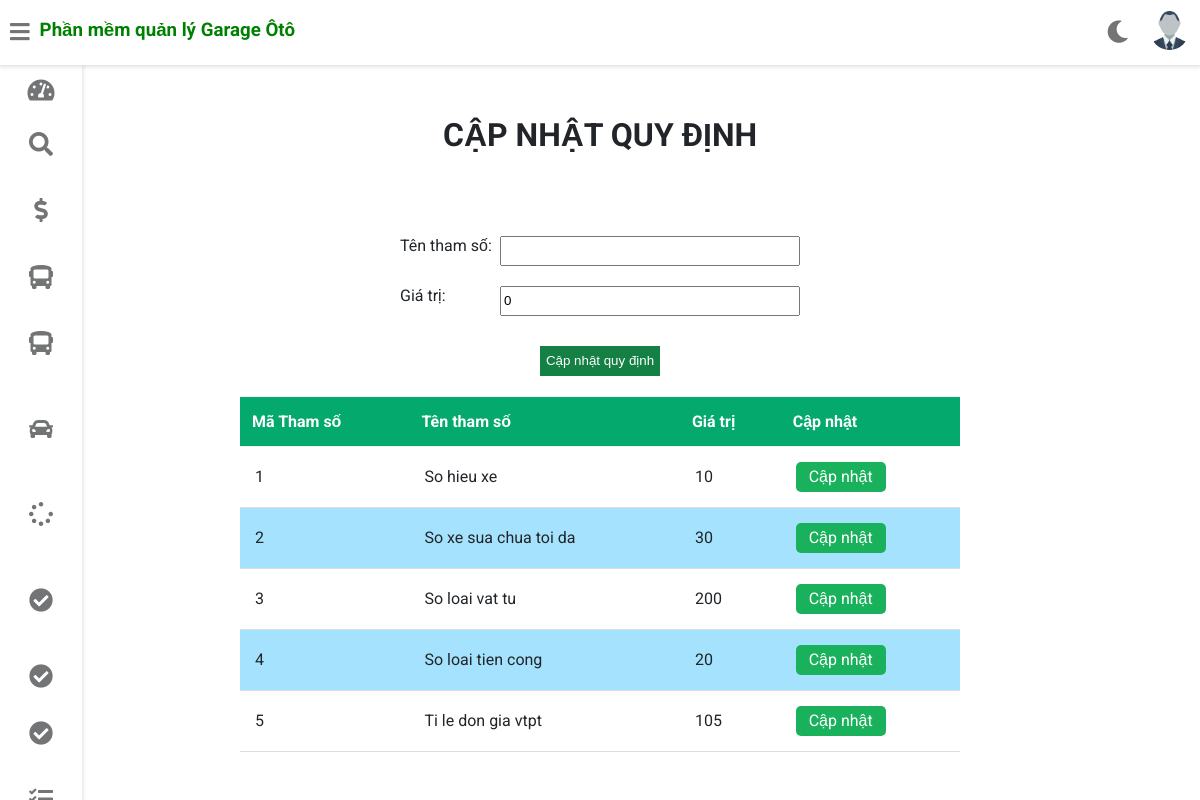
/tom/thamso, run on the app's committed database.
### gara/models.py (models this page shows, shortened)
class QuyDinhHienHanh(models.Model):
    MaThamSo = models.AutoField(primary_key=True)
    TenThamSo = models.TextField(default='')
    GiaTri = models.PositiveIntegerField(default=0)

### gara/views.py (the view)
# urls.py: path('<username>/thamso', views.regular_update, name="index"),
def regular_update(request, username):
    a = CapNhatQuyDinh()
    staff = Staff.objects.get(username=username)
    picture = '../' + staff.profile_pic.url
    if QuyDinhHienHanh.objects.all().exists() ==False:
        update_default()
    data = QuyDinhHienHanh.objects.all()
    return render(request, 'gara/cap_nhat_quy_dinh.html',{'fa':a, 'data':data, "customer": staff, "picture":picture})

### gara/forms.py
class CapNhatQuyDinh(forms.ModelForm):
    class Meta:
        model = QuyDinhHienHanh
        fields = ['MaThamSo','TenThamSo','GiaTri']
        widgets = {
            'GiaTri': forms.TextInput(attrs={'class':'form_GiaTri'}),
            'TenThamSo': forms.TextInput(attrs={'class':'form_TenThamSo'})
        }

### templates/gara/cap_nhat_quy_dinh.html (shortened to what this page needs)
{% extends 'gara/customerbase.html' %}
{% block content %}
<head>
</head>
<body>
    <br><br><br><br><br>
<h1 style="text-align:center;">CẬP NHẬT QUY ĐỊNH</h1>
<div class="form_container" >
    <form action="/save"  class="form_update" method="post">
        <div class="sub_element">
            <label class="form_label">Tên tham số: </label>{{ fa.TenThamSo }}
        </div>
        <div class="sub_element">
            <label class="form_label">Giá trị: </label>{{ fa.GiaTri }}
        </div>
        <input type="submit" class="form_submit" value="Cập nhật quy định">
    </form>
</div>
<div class="card-content">
    <table>
        <thead>
            <tr>
                <th>Mã Tham số</th>
                <th>Tên tham số</th>
                <th>Giá trị</th>
                <th>Cập nhật</th>
            </tr>
        </thead>
        <tbody>
            {% for i in data %}
            <tr>
                <td> {{ i.MaThamSo }}</td>
                <td> {{ i.TenThamSo }}</td>
                <td> {{ i.GiaTri }}</td>
                <td><a href="update_quydinh/{{i.MaThamSo}}" class="update-row submit-row">Cập nhật</a></td>
            </tr>
            {% endfor %}
        </tbody>
    </table>
</div>
</body>
{% endblock content %}

### templates/gara/customerbase.html (style rules this page uses)
a { text-decoration: none; }

### templates/gara/cap_nhat_quy_dinh.html (style rules this page uses)
.form_container { max-width: 720px; height: 200px; padding: 15px; margin: 15px auto 0 auto; justify-content: center; }
.form_update { padding: 15px ; margin: 10px; display: flex; flex-direction: column; align-items: center; justify-content: center; }
.sub_element { margin-top: 20px; width: 400px; display: inline-flex; }
.form_label { min-width: 100px; }
.form_GiaTri { flex: 1; height: 30px; }
.form_TenThamSo { flex: 1; height: 30px; }
.form_submit { background-color: #148043; height: 30px; max-width: 200px; color: white; cursor: pointer; border: none; margin-top: 30px; }
.card-content { margin-right: 100px; margin-left: 100px; display: flex; justify-content: center; }
.submit-row { text-decoration: none; display: block; width: 90px; min-height: 30px; text-align: center; padding: 5px; color: white; border-radius: 5px; }
.update-row { background-color: #19b15b; }
table { border-collapse: collapse; width: 75%; }
th { background-color: #04AA6D; color: white; }
th, td { padding: 8px; text-align: left; border-bottom: 1px solid #ddd; }
tr:nth-child(even) { background-color: #a5e2fd; }

### data on the page
QuyDinhHienHanh: MaThamSo "1", TenThamSo "So hieu xe", GiaTri "10"
QuyDinhHienHanh: MaThamSo "2", TenThamSo "So xe sua chua toi da", GiaTri "30"
QuyDinhHienHanh: MaThamSo "3", TenThamSo "So loai vat tu", GiaTri "200"
QuyDinhHienHanh: MaThamSo "4", TenThamSo "So loai tien cong", GiaTri "20"
QuyDinhHienHanh: MaThamSo "5", TenThamSo "Ti le don gia vtpt", GiaTri "105"
